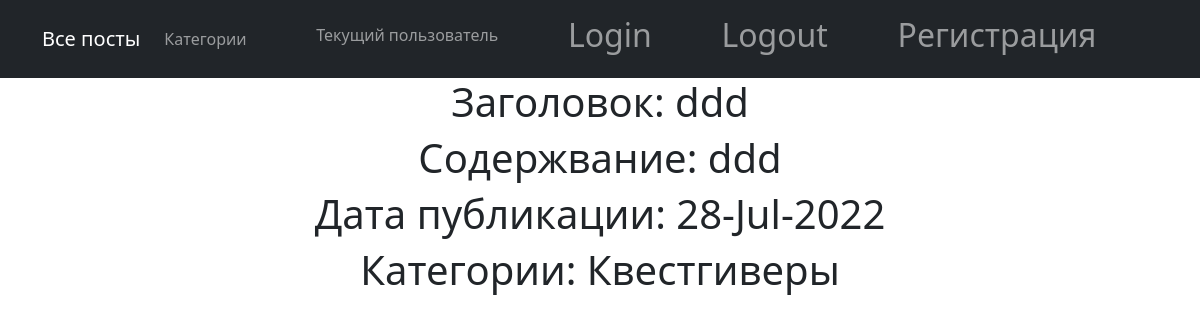
Screenshot of /posts/8 with the database file from the repository.
### main/models.py (models this page shows, shortened)
class Post(models.Model):
    author = models.ForeignKey("Author", on_delete=models.CASCADE)
    time_in = models.DateTimeField(auto_now_add=True)
    header = models.CharField(max_length=128, default="")
    text = models.TextField(null = True)
    category = models.ForeignKey("Category", on_delete=models.CASCADE)

class Category(models.Model):
    category = models.CharField(max_length=64, unique=True)

### main/views.py (the view)
# urls.py: path('<int:pk>', PostDetail.as_view(), name='posts_detail'),
class PostDetail(DetailView):
     model = Post  # модель всё та же, но мы хотим получать детали конкретно отдельного товара
     template_name = 'post_detail.html'  # название шаблона будет product.html
     context_object_name = 'postdetail'  # название объекта. в нём будет

### templates/post_detail.html (shortened to what this page needs)
<!DOCTYPE html>
<html lang="en">
{% extends 'flatpages/default.html' %}
{% block content %}
<h1> Заголовок: {{ postdetail.header}}</h1>
<h1>Содержвание: {{ postdetail.text|truncatechars:50}} </h1>
<h1>Дата публикации: {{ postdetail.time_in|date:"d-M-Y"}}  {{ newsdetail.time_in|time:"H:i"}}</h1>
<h1>Категории: {{postdetail.category.category}}
</h1>
{% endblock content %}

### rows the page displays
Post: header "ddd", text "ddd", time_in "28-Jul-2022", category.category "Квестгиверы"
